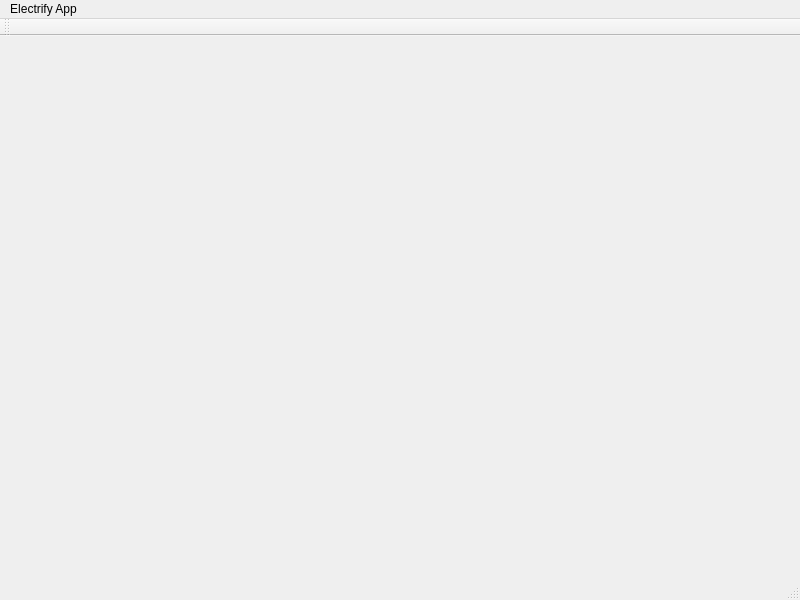
<?xml version="1.0" encoding="UTF-8"?>
<ui version="4.0">
 <class>MainWindow</class>
 <widget class="QMainWindow" name="MainWindow">
  <property name="geometry">
   <rect>
    <x>0</x>
    <y>0</y>
    <width>800</width>
    <height>600</height>
   </rect>
  </property>
  <property name="windowTitle">
   <string>Electrify App</string>
  </property>
  <widget class="QWidget" name="centralWidget">
   <widget class="QWidget" name="verticalLayoutWidget">
    <property name="geometry">
     <rect>
      <x>10</x>
      <y>0</y>
      <width>781</width>
      <height>531</height>
     </rect>
    </property>
    <layout class="QVBoxLayout" name="verticalLayout"/>
   </widget>
  </widget>
  <widget class="QMenuBar" name="menuBar">
   <property name="geometry">
    <rect>
     <x>0</x>
     <y>0</y>
     <width>800</width>
     <height>22</height>
    </rect>
   </property>
   <widget class="QMenu" name="menuElectrify_App">
    <property name="title">
     <string>Electrify App</string>
    </property>
   </widget>
   <addaction name="menuElectrify_App"/>
  </widget>
  <widget class="QToolBar" name="mainToolBar">
   <attribute name="toolBarArea">
    <enum>TopToolBarArea</enum>
   </attribute>
   <attribute name="toolBarBreak">
    <bool>false</bool>
   </attribute>
  </widget>
  <widget class="QStatusBar" name="statusBar"/>
 </widget>
 <layoutdefault spacing="6" margin="11"/>
 <resources/>
 <connections/>
</ui>
